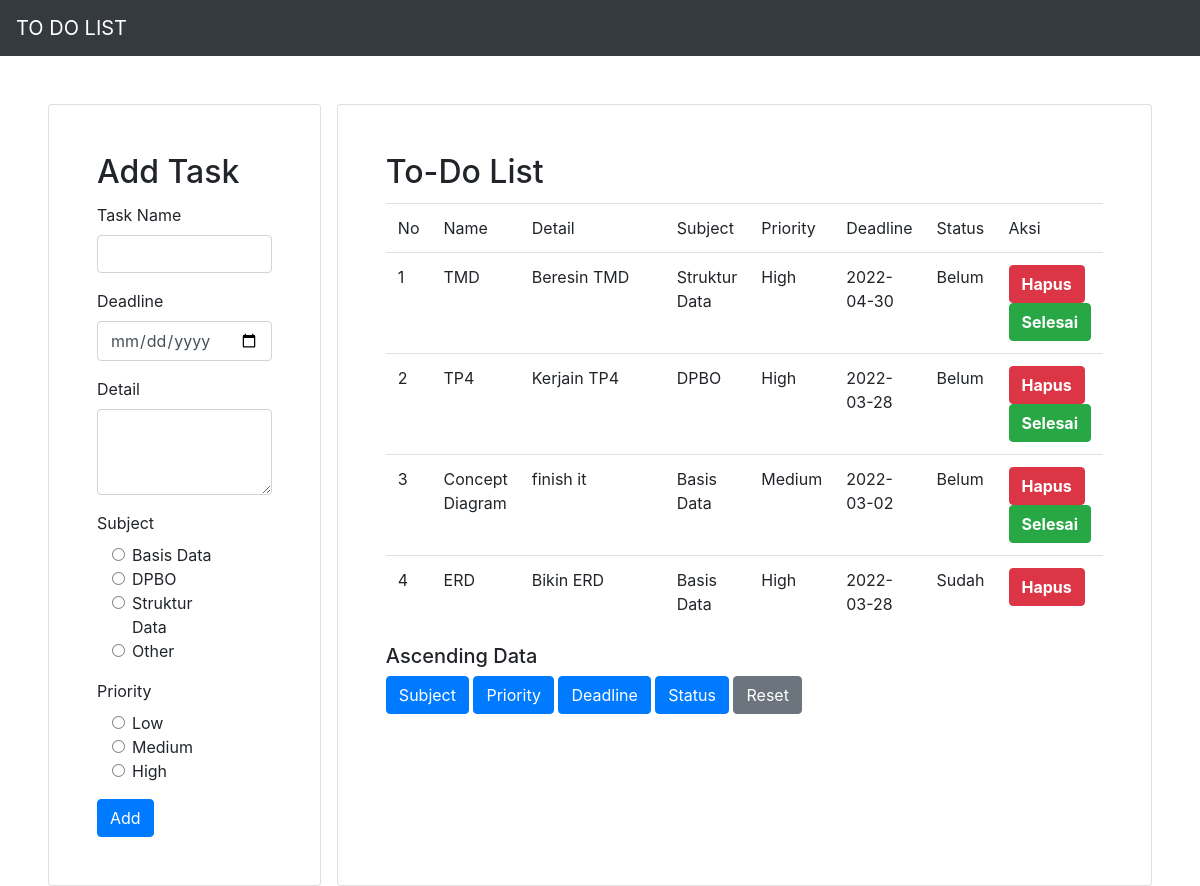
The app's page /index.php?asc=status_td with its own data.
### tables this page shows
CREATE TABLE `tb_to_do` (
  `id` int(10) NOT NULL,
  `name_td` varchar(255) NOT NULL,
  `details_td` text NOT NULL,
  `subject_td` varchar(255) NOT NULL,
  `priority_td` varchar(255) NOT NULL,
  `deadline_td` date NOT NULL,
  `status_td` varchar(255) NOT NULL
);

### conf.php (called while the page is built)
<?php
$db_host = "localhost";
$db_user = "root";
$db_password = "";
$db_name = "db_task";
?>

### DB.php (called while the page is built, shortened)
<?php
class DB{
	var $db_host = '';
	var $db_user = '';
	var $db_password = '';
	var $db_name = '';
	var $db_link = '';
	var $result = 0;
	function DB($db_host='', $db_user='', $db_password='', $db_name=''){
		$this->db_host = $db_host;
		$this->db_user = $db_user;
		$this->db_password = $db_password;
		$this->db_name = $db_name;
	}
	function open(){
		$this->db_link = mysqli_connect($this->db_host, $this->db_user, $this->db_password, $this->db_name);
	}
	function execute($query=""){
		$this->result = mysqli_query($this->db_link, $query);
		return $this->result;
	}
	function getResult(){
		return mysqli_fetch_array($this->result);
	}
}
?>

### Task.php (called while the page is built, shortened)
<?php
class Task extends DB{
	function ascendData($what){
		if($what == 'priority_td'){
			$query = "SELECT * FROM tb_to_do ORDER BY
					CASE
						WHEN priority_td = 'High' THEN '3'
						WHEN priority_td = 'Medium' THEN '2'
						WHEN priority_td = 'Low' THEN '1'
					END ASC";
		}else{
			$query = "SELECT * FROM tb_to_do
					ORDER BY $what ASC";
		}
		return $this->execute($query);
	}
}
?>

### index.php (the view, shortened to what this page needs)
<?php
include("conf.php");
include("DB.php");
include("Task.php");
$otask = new Task($db_host, $db_user, $db_password, $db_name);
$otask->open();
$otask->getTask();
$data = null;
$no = 1;
if(isset($_GET['asc'])){
	$otask->ascendData($_GET['asc']);
}
while (list($id, $tname, $tdetails, $tsubject, $tpriority, $tdeadline, $tstatus) = $otask->getResult()) {
	if($tstatus == "Sudah"){
		$data .= "<tr>
		<td>" . $no . "</td>
		<td>" . $tname . "</td>
		<td>" . $tdetails . "</td>
		<td>" . $tsubject . "</td>
		<td>" . $tpriority . "</td>
		<td>" . $tdeadline . "</td>
		<td>" . $tstatus . "</td>
		<td>
		<button class='btn btn-danger'><a href='index.php?id_hapus=" . $id . "' style='color: white; font-weight: bold;'>Hapus</a></button>
		</td>
		</tr>";
		$no++;
	}
	else{
		$data .= "<tr>
		<td>" . $no . "</td>
		<td>" . $tname . "</td>
		<td>" . $tdetails . "</td>
		<td>" . $tsubject . "</td>
		<td>" . $tpriority . "</td>
		<td>" . $tdeadline . "</td>
		<td>" . $tstatus . "</td>
		<td>
		<button class='btn btn-danger'><a href='index.php?id_hapus=" . $id . "' style='color: white; font-weight: bold;'>Hapus</a></button>
		<button class='btn btn-success' ><a href='index.php?id_status=" . $id .  "' style='color: white; font-weight: bold;'>Selesai</a></button>
		</td>
		</tr>";
		$no++;
	}
}

### records on screen
tb_to_do: name_td "TMD", details_td "Beresin TMD", subject_td "Struktur Data", priority_td "High", deadline_td "2022-04-30", status_td "Belum"
tb_to_do: name_td "TP4", details_td "Kerjain TP4", subject_td "DPBO", priority_td "High", deadline_td "2022-03-28", status_td "Belum"
tb_to_do: name_td "Concept Diagram", details_td "finish it", subject_td "Basis Data", priority_td "Medium", deadline_td "2022-03-02", status_td "Belum"
tb_to_do: name_td "ERD", details_td "Bikin ERD", subject_td "Basis Data", priority_td "High", deadline_td "2022-03-28", status_td "Sudah"
